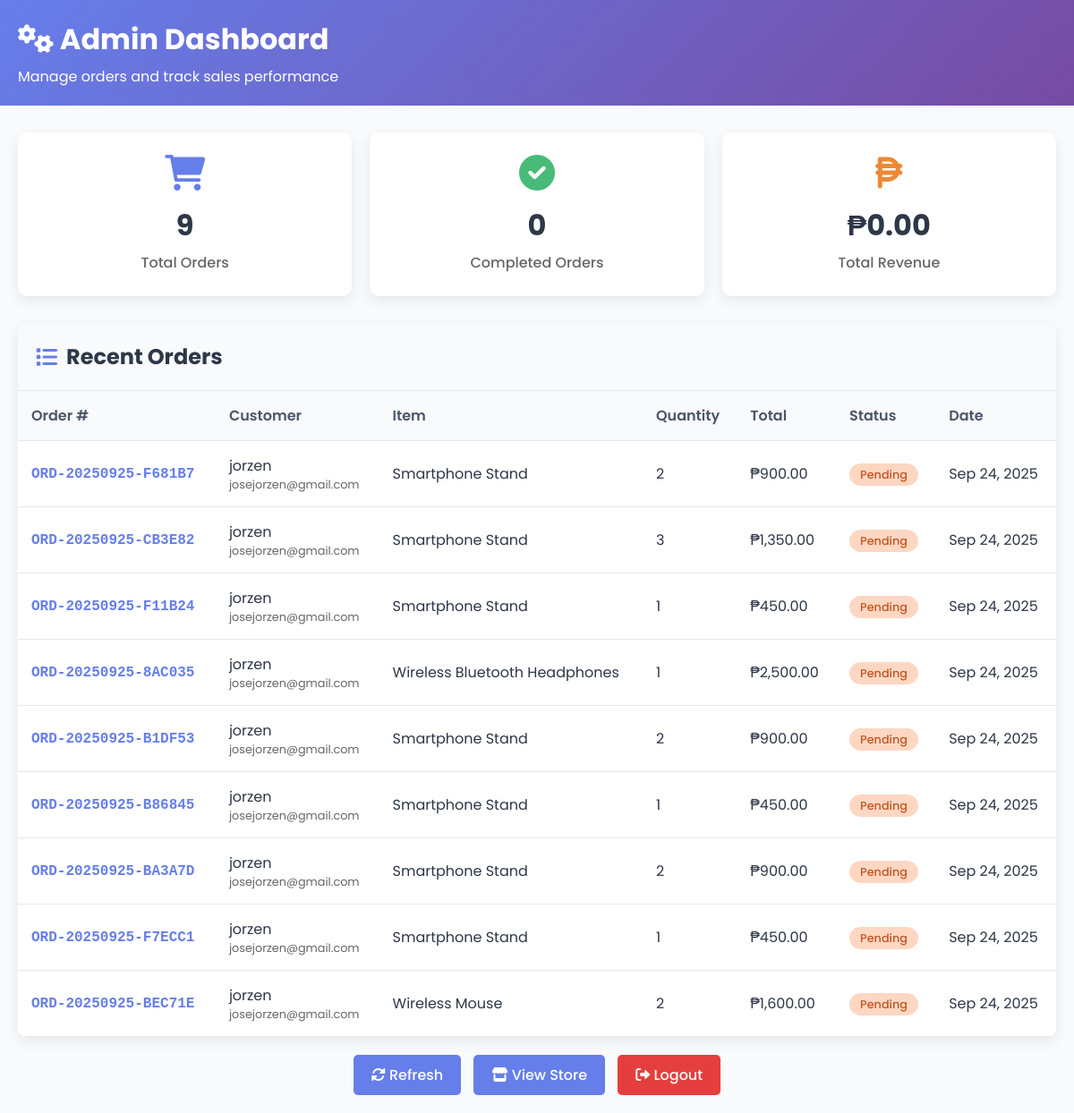
/admin_orders.php (signed in), run on the app's committed database.
### tables this page shows
CREATE TABLE orders (
            id INTEGER PRIMARY KEY AUTOINCREMENT,
            order_number VARCHAR(50) UNIQUE,
            customer_name VARCHAR(100),
            customer_email VARCHAR(100),
            item_name VARCHAR(100),
            item_price DECIMAL(10,2),
            quantity INTEGER,
            total_amount DECIMAL(10,2),
            payment_id VARCHAR(100),
            payment_status VARCHAR(20) DEFAULT 'pending',
            created_at DATETIME DEFAULT CURRENT_TIMESTAMP,
            updated_at DATETIME DEFAULT CURRENT_TIMESTAMP
        );

### config.php (called while the page is built, shortened)
<?php
function formatCurrency($amount) {
    return '₱' . number_format($amount, 2);
}
?>

### admin_orders.php (the view, shortened to what this page needs)
<?php
require_once 'config.php';
$pdo = initDatabase();
        ?>
        <?php
$stmt = $pdo->query("SELECT * FROM orders ORDER BY created_at DESC");
$orders = $stmt->fetchAll(PDO::FETCH_ASSOC);
$total_orders = count($orders);
$completed_orders = count(array_filter($orders, fn($o) => $o['payment_status'] === 'completed'));
$total_revenue = array_sum(array_column(array_filter($orders, fn($o) => $o['payment_status'] === 'completed'), 'total_amount'));
?>
<!DOCTYPE html>
<html lang="en">
<head>
    <link href="https://cdnjs.cloudflare.com/ajax/libs/font-awesome/6.0.0/css/all.min.css" rel="stylesheet">
</head>
<body>
    <div class="header">
        <div class="container">
            <h1><i class="fas fa-cogs"></i> Admin Dashboard</h1>
            <p>Manage orders and track sales performance</p>
        </div>
    </div>
    <div class="container">
        <div class="stats-grid">
            <div class="stat-card orders">
                <i class="fas fa-shopping-cart"></i>
                <div class="stat-number"><?php echo $total_orders; ?></div>
                <div class="stat-label">Total Orders</div>
            </div>
            <div class="stat-card completed">
                <i class="fas fa-check-circle"></i>
                <div class="stat-number"><?php echo $completed_orders; ?></div>
                <div class="stat-label">Completed Orders</div>
            </div>
            <div class="stat-card revenue">
                <i class="fas fa-peso-sign"></i>
                <div class="stat-number"><?php echo formatCurrency($total_revenue); ?></div>
                <div class="stat-label">Total Revenue</div>
            </div>
        </div>
        <div class="orders-section">
            <div class="section-header">
                <h2><i class="fas fa-list"></i> Recent Orders</h2>
            </div>
            <?php if (empty($orders)): ?>
                <div class="empty-state">
                    <i class="fas fa-inbox"></i>
                    <h3>No Orders Yet</h3>
                    <p>Orders will appear here once customers start making purchases.</p>
                </div>
            <?php else: ?>
                <div style="overflow-x: auto;">
                    <table class="orders-table">
                        <thead>
                            <tr>
                                <th>Order #</th>
                                <th>Customer</th>
                                <th>Item</th>
                                <th>Quantity</th>
                                <th>Total</th>
                                <th>Status</th>
                                <th>Date</th>
                            </tr>
                        </thead>
                        <tbody>
                            <?php foreach ($orders as $order): ?>
                                <tr>
                                    <td class="order-number"><?php echo htmlspecialchars($order['order_number']); ?></td>
                                    <td>
                                        <div><?php echo htmlspecialchars($order['customer_name']); ?></div>
                                        <div style="font-size: 0.8rem; color: #666;">
                                            <?php echo htmlspecialchars($order['customer_email']); ?>
                                        </div>
                                    </td>
                                    <td><?php echo htmlspecialchars($order['item_name']); ?></td>
                                    <td><?php echo $order['quantity']; ?></td>
                                    <td><?php echo formatCurrency($order['total_amount']); ?></td>
                                    <td>
                                        <span class="status-badge status-<?php echo $order['payment_status']; ?>">
                                            <?php echo ucfirst($order['payment_status']); ?>
                                        </span>
                                    </td>
                                    <td><?php echo date('M j, Y', strtotime($order['created_at'])); ?></td>
                                </tr>
                            <?php endforeach; ?>
                        </tbody>
                    </table>
                </div>
            <?php endif; ?>
        </div>
        <div class="actions">
            <a href="?refresh=1" class="btn btn-refresh">
                <i class="fas fa-sync-alt"></i> Refresh
            </a>
            <a href="index.php" class="btn btn-refresh">
                <i class="fas fa-store"></i> View Store
            </a>
            <a href="?logout=1" class="btn btn-logout">
                <i class="fas fa-sign-out-alt"></i> Logout
            </a>
        </div>
    </div>
</body>
</html>

### admin_orders.php (style rules this page uses)
* { margin: 0; padding: 0; box-sizing: border-box; font-family: 'Poppins', sans-serif; }
body { background: #f8fafc; color: #2d3748; }
.header { background: linear-gradient(135deg, #667eea 0%, #764ba2 100%); color: white; padding: 20px 0; margin-bottom: 30px; }
.container { max-width: 1200px; margin: 0 auto; padding: 0 20px; }
.header h1 { font-size: 2rem; margin-bottom: 5px; }
.stats-grid { display: grid; grid-template-columns: repeat(auto-fit, minmax(250px, 1fr)); gap: 20px; margin-bottom: 30px; }
.stat-card { background: white; padding: 25px; border-radius: 10px; box-shadow: 0 5px 15px rgba(0,0,0,0.08); text-align: center; }
.stat-card i { font-size: 2.5rem; margin-bottom: 15px; }
.stat-card.orders i { color: #667eea; }
.stat-card.completed i { color: #48bb78; }
.stat-card.revenue i { color: #ed8936; }
.stat-number { font-size: 2rem; font-weight: 700; margin-bottom: 5px; }
.stat-label { color: #666; font-weight: 500; }
.orders-section { background: white; border-radius: 10px; box-shadow: 0 5px 15px rgba(0,0,0,0.08); overflow: hidden; }
.section-header { padding: 20px; background: #f8fafc; border-bottom: 1px solid #e2e8f0; }
.section-header h2 { font-size: 1.5rem; display: flex; align-items: center; }
.section-header h2 i { margin-right: 10px; color: #667eea; }
.orders-table { width: 100%; border-collapse: collapse; }
.orders-table th, .orders-table td { padding: 15px; text-align: left; border-bottom: 1px solid #e2e8f0; }
.orders-table th { background: #f8fafc; font-weight: 600; color: #4a5568; }
.status-badge { padding: 4px 12px; border-radius: 20px; font-size: 0.8rem; font-weight: 500; }
.status-pending { background: #fed7c3; color: #c05621; }
.order-number { font-family: 'Courier New', monospace; font-weight: 600; color: #667eea; }
.actions { text-align: center; padding: 20px; }
.btn { display: inline-block; padding: 10px 20px; margin: 0 5px; border-radius: 5px; text-decoration: none; font-weight: 500; transition: all 0.3s ease; border: none; cursor: pointer; }
.btn-logout { background: #e53e3e; color: white; }
.btn-refresh { background: #667eea; color: white; }

### data on the page
orders: order_number "ORD-20250925-F681B7", customer_name "jorzen", customer_email "josejorzen@gmail.com", item_name "Smartphone Stand", quantity "2", total_amount "₱900.00", payment_status "Pending", created_at "Sep 24, 2025"
orders: order_number "ORD-20250925-CB3E82", customer_name "jorzen", customer_email "josejorzen@gmail.com", item_name "Smartphone Stand", quantity "3", total_amount "₱1,350.00", payment_status "Pending", created_at "Sep 24, 2025"
orders: order_number "ORD-20250925-F11B24", customer_name "jorzen", customer_email "josejorzen@gmail.com", item_name "Smartphone Stand", quantity "1", total_amount "₱450.00", payment_status "Pending", created_at "Sep 24, 2025"
orders: order_number "ORD-20250925-8AC035", customer_name "jorzen", customer_email "josejorzen@gmail.com", item_name "Wireless Bluetooth Headphones", quantity "1", total_amount "₱2,500.00", payment_status "Pending", created_at "Sep 24, 2025"
orders: order_number "ORD-20250925-B1DF53", customer_name "jorzen", customer_email "josejorzen@gmail.com", item_name "Smartphone Stand", quantity "2", total_amount "₱900.00", payment_status "Pending", created_at "Sep 24, 2025"
orders: order_number "ORD-20250925-B86845", customer_name "jorzen", customer_email "josejorzen@gmail.com", item_name "Smartphone Stand", quantity "1", total_amount "₱450.00", payment_status "Pending", created_at "Sep 24, 2025"
orders: order_number "ORD-20250925-BA3A7D", customer_name "jorzen", customer_email "josejorzen@gmail.com", item_name "Smartphone Stand", quantity "2", total_amount "₱900.00", payment_status "Pending", created_at "Sep 24, 2025"
orders: order_number "ORD-20250925-F7ECC1", customer_name "jorzen", customer_email "josejorzen@gmail.com", item_name "Smartphone Stand", quantity "1", total_amount "₱450.00", payment_status "Pending", created_at "Sep 24, 2025"
orders: order_number "ORD-20250925-BEC71E", customer_name "jorzen", customer_email "josejorzen@gmail.com", item_name "Wireless Mouse", quantity "2", total_amount "₱1,600.00", payment_status "Pending", created_at "Sep 24, 2025"

### other printed values
$total_orders "9"
$completed_orders "0"
formatCurrency($total_revenue) "₱0.00"
